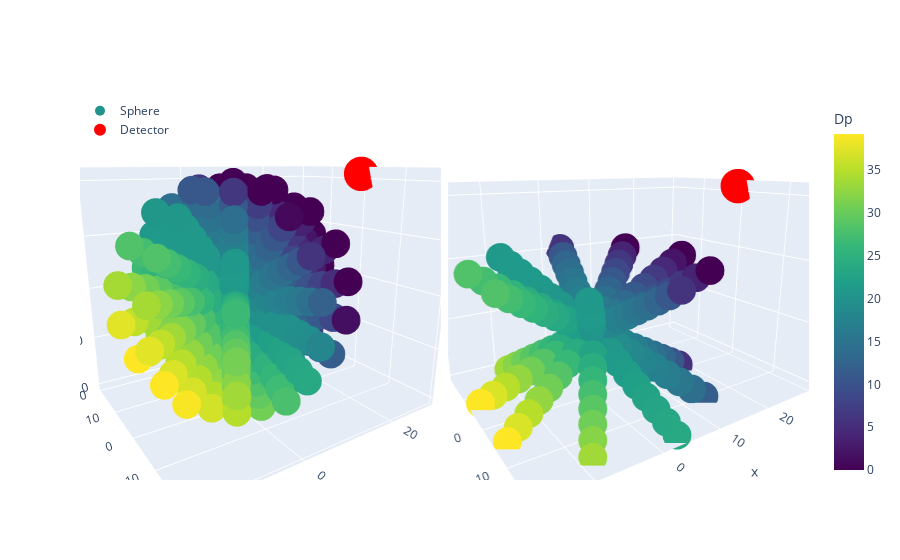

This figure's notebook cell:
### Markdown cell above
The plot is done as a scatter3D and it's interactive (each point is a small sphere with color depending on distance). This is time consuming solution, it is worth to invent some way to plot it like a surface.

### Code cell
## convert to Cartesian Coordinates 
DDdf['x'] = DDdf['r'] * np.cos(DDdf['θ']) * np.sin(DDdf['φ'])
DDdf['y'] = DDdf['r'] * np.sin(DDdf['θ']) * np.sin(DDdf['φ'])
DDdf['z'] = DDdf['r'] * np.cos(DDdf['φ'])

fig = make_subplots(rows=1, cols=2,
                    specs=[[{'type': 'scatter3d'}, {'type': 'scatter3d'}]],
                    horizontal_spacing = 0.01,
                    vertical_spacing = 0.01)
fig.add_trace(
    go.Scatter3d(x=DDdf['x'], y=DDdf['y'], z=DDdf['z'],
                 mode='markers',
                 name='Sphere',
                 marker=dict(
                             size=10,
                             color=DDdf['dp'],
                             colorscale='Viridis',
                             colorbar=dict(
                                 title='Dp'),
                             opacity=1
    )),
    row=1, col=1)

fig.add_trace(
    go.Scatter3d(x=[x0_near],
                 y=[y0_near],
                 z=[z0_near],
                 name='Detector',
                 mode='markers',
                 marker=dict(
                            size=12,
                            color='red'          
    )),
    row=1, col=1)

# here a desirable slice may be choosen
condition = (DDdf['φ'] == pi/3)|(DDdf['φ'] == 2*pi/3)

DDdf['x'] = DDdf['r'] * np.cos(DDdf['θ']) * np.sin(DDdf['φ'][condition])
DDdf['y'] = DDdf['r'] * np.sin(DDdf['θ']) * np.sin(DDdf['φ'][condition])
DDdf['z'] = DDdf['r'] * np.cos(DDdf['φ'][condition])

fig.add_trace(
    go.Scatter3d(x=DDdf['x'], y=DDdf['y'], z=DDdf['z'],
                 mode='markers',
                 showlegend=False,
                 marker=dict(
                             size=10,
                             color=DDdf['dp'],
                             colorscale='Viridis',
    )),
    row=1, col=2)

fig.add_trace(
    go.Scatter3d(x=[x0_near],
                 y=[y0_near],
                 z=[z0_near],
                 showlegend=False,
                 mode='markers',
                 marker=dict(
                            size=12,
                            color='red'          
    )),
    row=1, col=2)

# choose camera position
fig.layout.scene1.camera.eye=dict(x=-1, y=-1.5, z=0.5)
fig.layout.scene1.xaxis=dict(nticks=5)
fig.layout.scene1.yaxis=dict(nticks=5)
fig.layout.scene1.zaxis=dict(nticks=5)

fig.layout.scene2.camera.eye=dict(x=-1, y=-1.5, z=0.5)
fig.layout.scene2.xaxis=dict(nticks=5)
fig.layout.scene2.yaxis=dict(nticks=5)
fig.layout.scene2.zaxis=dict(nticks=5)

fig.update_layout(legend=dict(yanchor="top", y=1.01, xanchor="left", x=0)) # add legend and show plot


fig.show(renderer='firefox+jupyterlab')
# fig.show(renderer='jupyterlab')

### Figure 1 — Plotly figure (JSON) as saved in the notebook; plotly's stock layout.template omitted (floating-point values rounded to 4 significant figures; data arrays with more than 128 entries replaced by an {"elided": "..."} marker saying what was removed)
{"data": [{"marker": {"color": {"elided": "1000 float values"}, "colorbar": {"title": {"text": "Dp"}}, "colorscale": [[0, "#440154"], [0.1111, "#482878"], [0.2222, "#3e4989"], [0.3333, "#31688e"], [0.4444, "#26828e"], [0.5556, "#1f9e89"], [0.6667, "#35b779"], [0.7778, "#6ece58"], [0.8889, "#b5de2b"], [1, "#fde725"]], "opacity": 1, "size": 10}, "mode": "markers", "name": "Sphere", "scene": "scene", "type": "scatter3d", "x": {"elided": "1000 float values"}, "y": {"elided": "1000 float values"}, "z": {"elided": "1000 float values"}}, {"marker": {"color": "red", "size": 12}, "mode": "markers", "name": "Detector", "scene": "scene", "type": "scatter3d", "x": [29.7], "y": [0], "z": [21]}, {"marker": {"color": {"elided": "1000 float values"}, "colorscale": [[0, "#440154"], [0.1111, "#482878"], [0.2222, "#3e4989"], [0.3333, "#31688e"], [0.4444, "#26828e"], [0.5556, "#1f9e89"], [0.6667, "#35b779"], [0.7778, "#6ece58"], [0.8889, "#b5de2b"], [1, "#fde725"]], "size": 10}, "mode": "markers", "scene": "scene2", "showlegend": false, "type": "scatter3d", "x": {"elided": "1000 float values"}, "y": {"elided": "1000 float values"}, "z": {"elided": "1000 float values"}}, {"marker": {"color": "red", "size": 12}, "mode": "markers", "scene": "scene2", "showlegend": false, "type": "scatter3d", "x": [29.7], "y": [0], "z": [21]}], "layout": {"legend": {"x": 0, "xanchor": "left", "y": 1.01, "yanchor": "top"}, "scene": {"camera": {"eye": {"x": -1, "y": -1.5, "z": 0.5}}, "domain": {"x": [0, 0.495], "y": [0, 1]}, "xaxis": {"nticks": 5}, "yaxis": {"nticks": 5}, "zaxis": {"nticks": 5}}, "scene2": {"camera": {"eye": {"x": -1, "y": -1.5, "z": 0.5}}, "domain": {"x": [0.505, 1], "y": [0, 1]}, "xaxis": {"nticks": 5}, "yaxis": {"nticks": 5}, "zaxis": {"nticks": 5}}}}
